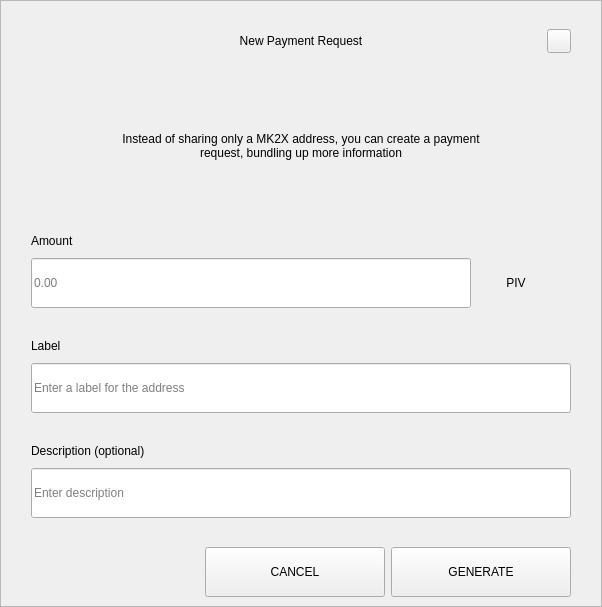
<?xml version="1.0" encoding="UTF-8"?>
<ui version="4.0">
 <class>RequestDialog</class>
 <widget class="QDialog" name="RequestDialog">
  <property name="geometry">
   <rect>
    <x>0</x>
    <y>0</y>
    <width>602</width>
    <height>607</height>
   </rect>
  </property>
  <property name="windowTitle">
   <string>Dialog</string>
  </property>
  <layout class="QVBoxLayout" name="verticalLayout_5">
   <property name="spacing">
    <number>0</number>
   </property>
   <property name="leftMargin">
    <number>0</number>
   </property>
   <property name="topMargin">
    <number>0</number>
   </property>
   <property name="rightMargin">
    <number>0</number>
   </property>
   <property name="bottomMargin">
    <number>0</number>
   </property>
   <item>
    <widget class="QFrame" name="frame">
     <property name="styleSheet">
      <string notr="true"/>
     </property>
     <property name="frameShape">
      <enum>QFrame::StyledPanel</enum>
     </property>
     <property name="frameShadow">
      <enum>QFrame::Raised</enum>
     </property>
     <layout class="QVBoxLayout" name="verticalLayout_4" stretch="1,0,0">
      <property name="spacing">
       <number>0</number>
      </property>
      <property name="leftMargin">
       <number>30</number>
      </property>
      <property name="topMargin">
       <number>20</number>
      </property>
      <property name="rightMargin">
       <number>30</number>
      </property>
      <property name="bottomMargin">
       <number>0</number>
      </property>
      <item>
       <layout class="QHBoxLayout" name="horizontalLayout_3">
        <property name="spacing">
         <number>0</number>
        </property>
        <item>
         <spacer name="horizontalSpacer_21">
          <property name="orientation">
           <enum>Qt::Horizontal</enum>
          </property>
          <property name="sizeHint" stdset="0">
           <size>
            <width>40</width>
            <height>20</height>
           </size>
          </property>
         </spacer>
        </item>
        <item>
         <widget class="QLabel" name="labelTitle">
          <property name="minimumSize">
           <size>
            <width>0</width>
            <height>40</height>
           </size>
          </property>
          <property name="maximumSize">
           <size>
            <width>16777215</width>
            <height>40</height>
           </size>
          </property>
          <property name="styleSheet">
           <string notr="true">padding-left:24px;</string>
          </property>
          <property name="text">
           <string>New Payment Request</string>
          </property>
          <property name="alignment">
           <set>Qt::AlignCenter</set>
          </property>
          <property name="margin">
           <number>7</number>
          </property>
         </widget>
        </item>
        <item>
         <spacer name="horizontalSpacer">
          <property name="orientation">
           <enum>Qt::Horizontal</enum>
          </property>
          <property name="sizeHint" stdset="0">
           <size>
            <width>40</width>
            <height>20</height>
           </size>
          </property>
         </spacer>
        </item>
        <item>
         <widget class="QPushButton" name="btnEsc">
          <property name="minimumSize">
           <size>
            <width>24</width>
            <height>24</height>
           </size>
          </property>
          <property name="maximumSize">
           <size>
            <width>24</width>
            <height>24</height>
           </size>
          </property>
          <property name="focusPolicy">
           <enum>Qt::NoFocus</enum>
          </property>
          <property name="text">
           <string/>
          </property>
         </widget>
        </item>
       </layout>
      </item>
      <item>
       <widget class="QStackedWidget" name="stack">
        <property name="minimumSize">
         <size>
          <width>540</width>
          <height>0</height>
         </size>
        </property>
        <property name="maximumSize">
         <size>
          <width>540</width>
          <height>16777215</height>
         </size>
        </property>
        <property name="currentIndex">
         <number>0</number>
        </property>
        <widget class="QWidget" name="page_1">
         <property name="minimumSize">
          <size>
           <width>540</width>
           <height>0</height>
          </size>
         </property>
         <property name="maximumSize">
          <size>
           <width>540</width>
           <height>16777215</height>
          </size>
         </property>
         <layout class="QVBoxLayout" name="layout1">
          <property name="spacing">
           <number>0</number>
          </property>
          <property name="leftMargin">
           <number>0</number>
          </property>
          <property name="topMargin">
           <number>0</number>
          </property>
          <property name="rightMargin">
           <number>0</number>
          </property>
          <property name="bottomMargin">
           <number>0</number>
          </property>
          <item>
           <spacer name="verticalSpacer_21">
            <property name="orientation">
             <enum>Qt::Vertical</enum>
            </property>
            <property name="sizeType">
             <enum>QSizePolicy::Fixed</enum>
            </property>
            <property name="sizeHint" stdset="0">
             <size>
              <width>20</width>
              <height>30</height>
             </size>
            </property>
           </spacer>
          </item>
          <item alignment="Qt::AlignHCenter">
           <widget class="QLabel" name="labelMessage">
            <property name="minimumSize">
             <size>
              <width>400</width>
              <height>50</height>
             </size>
            </property>
            <property name="text">
             <string>Instead of sharing only a MK2X address, you can create a payment request, bundling up more information</string>
            </property>
            <property name="alignment">
             <set>Qt::AlignCenter</set>
            </property>
            <property name="wordWrap">
             <bool>true</bool>
            </property>
           </widget>
          </item>
          <item alignment="Qt::AlignBottom">
           <widget class="QWidget" name="containerAmount" native="true">
            <layout class="QVBoxLayout" name="verticalLayout">
             <property name="spacing">
              <number>9</number>
             </property>
             <property name="leftMargin">
              <number>0</number>
             </property>
             <property name="topMargin">
              <number>0</number>
             </property>
             <property name="rightMargin">
              <number>0</number>
             </property>
             <property name="bottomMargin">
              <number>0</number>
             </property>
             <item>
              <widget class="QLabel" name="labelSubtitleAmount">
               <property name="minimumSize">
                <size>
                 <width>350</width>
                 <height>16</height>
                </size>
               </property>
               <property name="maximumSize">
                <size>
                 <width>16777215</width>
                 <height>16</height>
                </size>
               </property>
               <property name="text">
                <string>Amount</string>
               </property>
              </widget>
             </item>
             <item alignment="Qt::AlignTop">
              <widget class="QWidget" name="layoutAmount" native="true">
               <layout class="QHBoxLayout" name="horizontalLayout" stretch="2,0">
                <property name="spacing">
                 <number>0</number>
                </property>
                <property name="leftMargin">
                 <number>0</number>
                </property>
                <property name="topMargin">
                 <number>0</number>
                </property>
                <property name="rightMargin">
                 <number>0</number>
                </property>
                <property name="bottomMargin">
                 <number>0</number>
                </property>
                <item>
                 <widget class="QLineEdit" name="lineEditAmount">
                  <property name="minimumSize">
                   <size>
                    <width>0</width>
                    <height>50</height>
                   </size>
                  </property>
                  <property name="maximumSize">
                   <size>
                    <width>16777215</width>
                    <height>50</height>
                   </size>
                  </property>
                  <property name="placeholderText">
                   <string notr="true">0.00</string>
                  </property>
                 </widget>
                </item>
                <item>
                 <widget class="QWidget" name="comboContainer" native="true">
                  <property name="minimumSize">
                   <size>
                    <width>100</width>
                    <height>50</height>
                   </size>
                  </property>
                  <property name="maximumSize">
                   <size>
                    <width>16777215</width>
                    <height>50</height>
                   </size>
                  </property>
                  <layout class="QHBoxLayout" name="horizontalLayout_31">
                   <property name="spacing">
                    <number>0</number>
                   </property>
                   <property name="leftMargin">
                    <number>0</number>
                   </property>
                   <property name="topMargin">
                    <number>0</number>
                   </property>
                   <property name="rightMargin">
                    <number>10</number>
                   </property>
                   <property name="bottomMargin">
                    <number>0</number>
                   </property>
                   <item>
                    <widget class="QLabel" name="comboBoxCoin">
                     <property name="text">
                      <string>PIV</string>
                     </property>
                     <property name="alignment">
                      <set>Qt::AlignCenter</set>
                     </property>
                    </widget>
                   </item>
                  </layout>
                 </widget>
                </item>
               </layout>
              </widget>
             </item>
            </layout>
           </widget>
          </item>
          <item>
           <spacer name="verticalSpacer_31">
            <property name="orientation">
             <enum>Qt::Vertical</enum>
            </property>
            <property name="sizeType">
             <enum>QSizePolicy::Fixed</enum>
            </property>
            <property name="sizeHint" stdset="0">
             <size>
              <width>20</width>
              <height>30</height>
             </size>
            </property>
           </spacer>
          </item>
          <item>
           <layout class="QVBoxLayout" name="verticalLayoutLabel">
            <property name="spacing">
             <number>9</number>
            </property>
            <item>
             <widget class="QLabel" name="labelSubtitleLabel">
              <property name="minimumSize">
               <size>
                <width>0</width>
                <height>16</height>
               </size>
              </property>
              <property name="maximumSize">
               <size>
                <width>16777215</width>
                <height>16</height>
               </size>
              </property>
              <property name="text">
               <string>Label</string>
              </property>
             </widget>
            </item>
            <item>
             <widget class="QLineEdit" name="lineEditLabel">
              <property name="minimumSize">
               <size>
                <width>0</width>
                <height>50</height>
               </size>
              </property>
              <property name="maximumSize">
               <size>
                <width>16777215</width>
                <height>50</height>
               </size>
              </property>
              <property name="placeholderText">
               <string>Enter a label for the address</string>
              </property>
             </widget>
            </item>
           </layout>
          </item>
          <item>
           <spacer name="verticalSpacer_34">
            <property name="orientation">
             <enum>Qt::Vertical</enum>
            </property>
            <property name="sizeType">
             <enum>QSizePolicy::Fixed</enum>
            </property>
            <property name="sizeHint" stdset="0">
             <size>
              <width>20</width>
              <height>30</height>
             </size>
            </property>
           </spacer>
          </item>
          <item>
           <layout class="QVBoxLayout" name="verticalLayoutDescription">
            <property name="spacing">
             <number>9</number>
            </property>
            <item>
             <widget class="QLabel" name="labelSubtitleDescription">
              <property name="minimumSize">
               <size>
                <width>0</width>
                <height>16</height>
               </size>
              </property>
              <property name="maximumSize">
               <size>
                <width>16777215</width>
                <height>16</height>
               </size>
              </property>
              <property name="text">
               <string>Description (optional)</string>
              </property>
             </widget>
            </item>
            <item>
             <widget class="QLineEdit" name="lineEditDescription">
              <property name="minimumSize">
               <size>
                <width>0</width>
                <height>50</height>
               </size>
              </property>
              <property name="maximumSize">
               <size>
                <width>16777215</width>
                <height>50</height>
               </size>
              </property>
              <property name="placeholderText">
               <string>Enter description</string>
              </property>
             </widget>
            </item>
            <item>
             <spacer name="verticalSpacer_4">
              <property name="orientation">
               <enum>Qt::Vertical</enum>
              </property>
              <property name="sizeType">
               <enum>QSizePolicy::Fixed</enum>
              </property>
              <property name="sizeHint" stdset="0">
               <size>
                <width>20</width>
                <height>20</height>
               </size>
              </property>
             </spacer>
            </item>
           </layout>
          </item>
         </layout>
        </widget>
        <widget class="QWidget" name="page_2">
         <layout class="QVBoxLayout" name="layout2">
          <item>
           <spacer name="verticalSpacer_5">
            <property name="orientation">
             <enum>Qt::Vertical</enum>
            </property>
            <property name="sizeType">
             <enum>QSizePolicy::Fixed</enum>
            </property>
            <property name="sizeHint" stdset="0">
             <size>
              <width>20</width>
              <height>50</height>
             </size>
            </property>
           </spacer>
          </item>
          <item alignment="Qt::AlignHCenter">
           <widget class="QLabel" name="labelQrImg">
            <property name="minimumSize">
             <size>
              <width>260</width>
              <height>260</height>
             </size>
            </property>
            <property name="maximumSize">
             <size>
              <width>260</width>
              <height>260</height>
             </size>
            </property>
            <property name="text">
             <string/>
            </property>
            <property name="alignment">
             <set>Qt::AlignCenter</set>
            </property>
           </widget>
          </item>
          <item>
           <spacer name="verticalSpacer_2">
            <property name="orientation">
             <enum>Qt::Vertical</enum>
            </property>
            <property name="sizeType">
             <enum>QSizePolicy::Fixed</enum>
            </property>
            <property name="sizeHint" stdset="0">
             <size>
              <width>20</width>
              <height>30</height>
             </size>
            </property>
           </spacer>
          </item>
          <item alignment="Qt::AlignHCenter">
           <widget class="QLabel" name="labelAddress">
            <property name="text">
             <string>D7VFR83SQbiezrW72hjcWJtcfip5krte2Z </string>
            </property>
           </widget>
          </item>
          <item>
           <spacer name="verticalSpacer_32">
            <property name="orientation">
             <enum>Qt::Vertical</enum>
            </property>
            <property name="sizeType">
             <enum>QSizePolicy::Expanding</enum>
            </property>
            <property name="sizeHint" stdset="0">
             <size>
              <width>20</width>
              <height>20</height>
             </size>
            </property>
           </spacer>
          </item>
          <item>
           <layout class="QHBoxLayout" name="horizontal">
            <property name="leftMargin">
             <number>20</number>
            </property>
            <property name="rightMargin">
             <number>20</number>
            </property>
            <property name="bottomMargin">
             <number>20</number>
            </property>
            <item>
             <spacer name="horizontalSpacer_4">
              <property name="orientation">
               <enum>Qt::Horizontal</enum>
              </property>
              <property name="sizeHint" stdset="0">
               <size>
                <width>40</width>
                <height>20</height>
               </size>
              </property>
             </spacer>
            </item>
            <item>
             <widget class="QPushButton" name="btnCopyAddress">
              <property name="minimumSize">
               <size>
                <width>180</width>
                <height>50</height>
               </size>
              </property>
              <property name="text">
               <string>COPY ADDRESS</string>
              </property>
             </widget>
            </item>
            <item>
             <widget class="QPushButton" name="btnCopyUrl">
              <property name="minimumSize">
               <size>
                <width>180</width>
                <height>50</height>
               </size>
              </property>
              <property name="text">
               <string>COPY URL</string>
              </property>
             </widget>
            </item>
            <item>
             <spacer name="horizontalSpacer_2">
              <property name="orientation">
               <enum>Qt::Horizontal</enum>
              </property>
              <property name="sizeHint" stdset="0">
               <size>
                <width>40</width>
                <height>20</height>
               </size>
              </property>
             </spacer>
            </item>
           </layout>
          </item>
         </layout>
        </widget>
       </widget>
      </item>
      <item>
       <widget class="QWidget" name="buttonsStack" native="true">
        <layout class="QHBoxLayout" name="horizontalLayout_5">
         <property name="leftMargin">
          <number>20</number>
         </property>
         <property name="rightMargin">
          <number>0</number>
         </property>
         <item>
          <spacer name="horizontalSpacer_41">
           <property name="orientation">
            <enum>Qt::Horizontal</enum>
           </property>
           <property name="sizeHint" stdset="0">
            <size>
             <width>40</width>
             <height>20</height>
            </size>
           </property>
          </spacer>
         </item>
         <item>
          <widget class="QPushButton" name="btnCancel">
           <property name="minimumSize">
            <size>
             <width>180</width>
             <height>50</height>
            </size>
           </property>
           <property name="focusPolicy">
            <enum>Qt::NoFocus</enum>
           </property>
           <property name="text">
            <string>CANCEL</string>
           </property>
          </widget>
         </item>
         <item>
          <widget class="QPushButton" name="btnSave">
           <property name="minimumSize">
            <size>
             <width>180</width>
             <height>50</height>
            </size>
           </property>
           <property name="focusPolicy">
            <enum>Qt::NoFocus</enum>
           </property>
           <property name="text">
            <string>GENERATE</string>
           </property>
          </widget>
         </item>
        </layout>
       </widget>
      </item>
     </layout>
    </widget>
   </item>
  </layout>
 </widget>
 <resources/>
 <connections/>
</ui>
